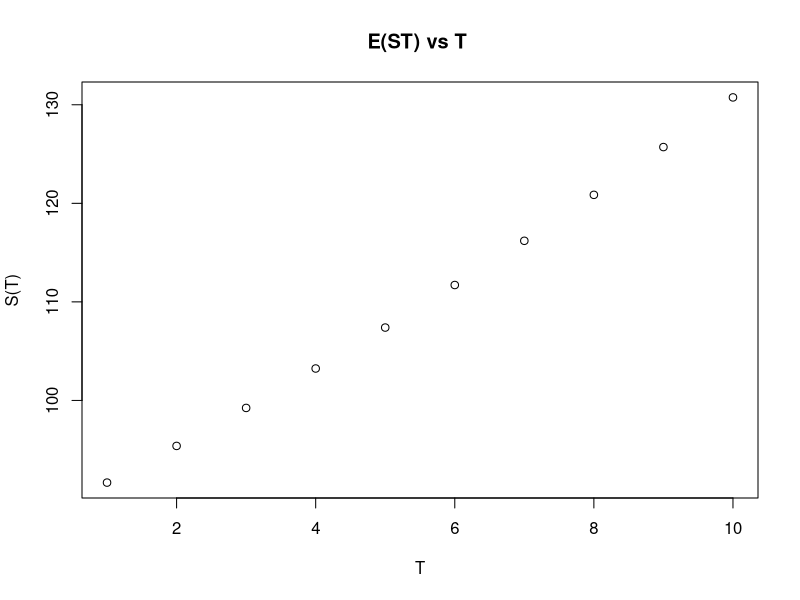

Write R code to recreate this figure.
m=2^31-1
a=7^5
b=0

n= 1000
#first n uniform numbers
U1= rep(NA,n)
U1[1]=5
for (i in 1:(length(U1)-1)){
  U1[i+1]=(a*U1[i]+b)%%m
}
U1=U1/m
# second n uniform numbers
U2 = rep(NA,n)
U2[1]=6
for (i in 1:(length(U2)-1)){
  U2[i+1]=(a*U2[i]+b)%%m
}
U2=U2/m

Narray1_BM = rep(NA,n)
Narray2_BM = rep(NA,n)

Narray1_BM = sqrt(-2*log(U1))*cos(2*pi*U2)
Narray2_BM = sqrt(-2*log(U1))*sin(2*pi*U2)

S0 = 88;  
sigma = 0.18; 
r = 0.04;

ST=matrix(nrow = 10,ncol = n)

for (T in 1:10){
  WT=sqrt(T)*Narray2_BM
  ST[T,] = S0*(exp((T*(r-0.5*sigma^2))+(sigma*WT)))
}
# Now, there are 10 rows in ST, each contain a series of possible final value of ST at time T #
T= seq(1,10,by=1)
plot(T,rowMeans(ST, dims = 1),main = "E(ST) vs T ",ylab = "S(T)")

# repeat with sigma=0.35, there will be no change since it is final expected value
